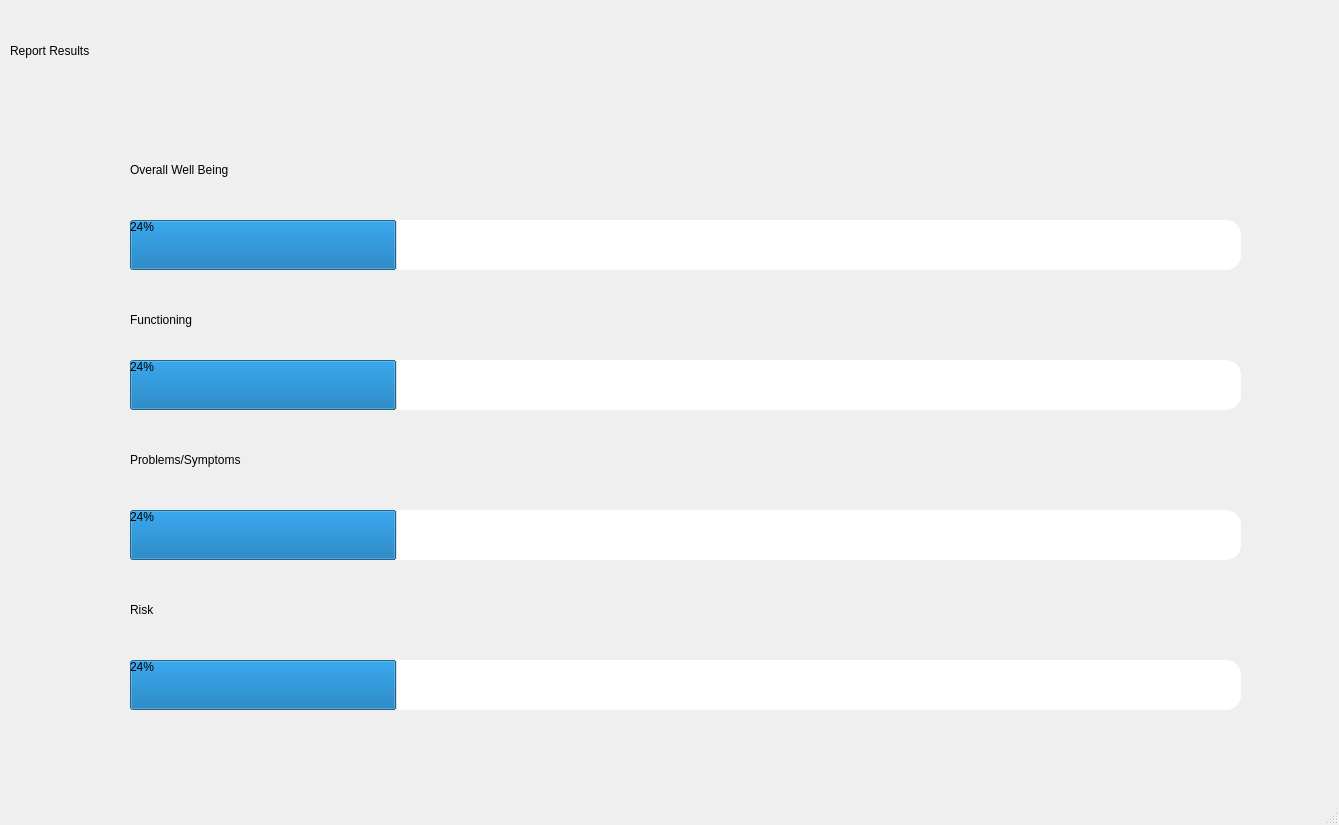
<?xml version="1.0" encoding="UTF-8"?>
<ui version="4.0">
 <class>Form</class>
 <widget class="QMainWindow" name="Form">
  <property name="geometry">
   <rect>
    <x>0</x>
    <y>0</y>
    <width>1339</width>
    <height>825</height>
   </rect>
  </property>
  <property name="windowTitle">
   <string>MainWindow</string>
  </property>
  <widget class="QWidget" name="centralwidget">
   <widget class="QProgressBar" name="b1">
    <property name="geometry">
     <rect>
      <x>130</x>
      <y>220</y>
      <width>1111</width>
      <height>50</height>
     </rect>
    </property>
    <property name="styleSheet">
     <string notr="true">border: solid grey;
border-radius: 15px;
color: black; 
</string>
    </property>
    <property name="value">
     <number>24</number>
    </property>
   </widget>
   <widget class="QLabel" name="r1">
    <property name="geometry">
     <rect>
      <x>130</x>
      <y>140</y>
      <width>321</width>
      <height>60</height>
     </rect>
    </property>
    <property name="text">
     <string>Overall Well Being</string>
    </property>
   </widget>
   <widget class="QLabel" name="r2">
    <property name="geometry">
     <rect>
      <x>130</x>
      <y>290</y>
      <width>321</width>
      <height>60</height>
     </rect>
    </property>
    <property name="text">
     <string>Functioning</string>
    </property>
   </widget>
   <widget class="QProgressBar" name="b2">
    <property name="geometry">
     <rect>
      <x>130</x>
      <y>360</y>
      <width>1111</width>
      <height>50</height>
     </rect>
    </property>
    <property name="styleSheet">
     <string notr="true">border: solid grey;
border-radius: 15px;
color: black; 
</string>
    </property>
    <property name="value">
     <number>24</number>
    </property>
   </widget>
   <widget class="QLabel" name="r3">
    <property name="geometry">
     <rect>
      <x>130</x>
      <y>430</y>
      <width>321</width>
      <height>60</height>
     </rect>
    </property>
    <property name="text">
     <string>Problems/Symptoms</string>
    </property>
   </widget>
   <widget class="QProgressBar" name="b3">
    <property name="geometry">
     <rect>
      <x>130</x>
      <y>510</y>
      <width>1111</width>
      <height>50</height>
     </rect>
    </property>
    <property name="styleSheet">
     <string notr="true">border: solid grey;
border-radius: 15px;
color: black; 
</string>
    </property>
    <property name="value">
     <number>24</number>
    </property>
   </widget>
   <widget class="QLabel" name="r4">
    <property name="geometry">
     <rect>
      <x>130</x>
      <y>580</y>
      <width>321</width>
      <height>60</height>
     </rect>
    </property>
    <property name="text">
     <string>Risk</string>
    </property>
   </widget>
   <widget class="QProgressBar" name="b4">
    <property name="geometry">
     <rect>
      <x>130</x>
      <y>660</y>
      <width>1111</width>
      <height>50</height>
     </rect>
    </property>
    <property name="styleSheet">
     <string notr="true">border: solid grey;
border-radius: 15px;
color: black; 
</string>
    </property>
    <property name="value">
     <number>24</number>
    </property>
   </widget>
   <widget class="QLabel" name="title">
    <property name="geometry">
     <rect>
      <x>10</x>
      <y>10</y>
      <width>1321</width>
      <height>81</height>
     </rect>
    </property>
    <property name="text">
     <string>Report Results</string>
    </property>
   </widget>
  </widget>
  <widget class="QMenuBar" name="menubar">
   <property name="geometry">
    <rect>
     <x>0</x>
     <y>0</y>
     <width>1339</width>
     <height>22</height>
    </rect>
   </property>
  </widget>
  <widget class="QStatusBar" name="statusbar"/>
 </widget>
 <resources/>
 <connections/>
</ui>
